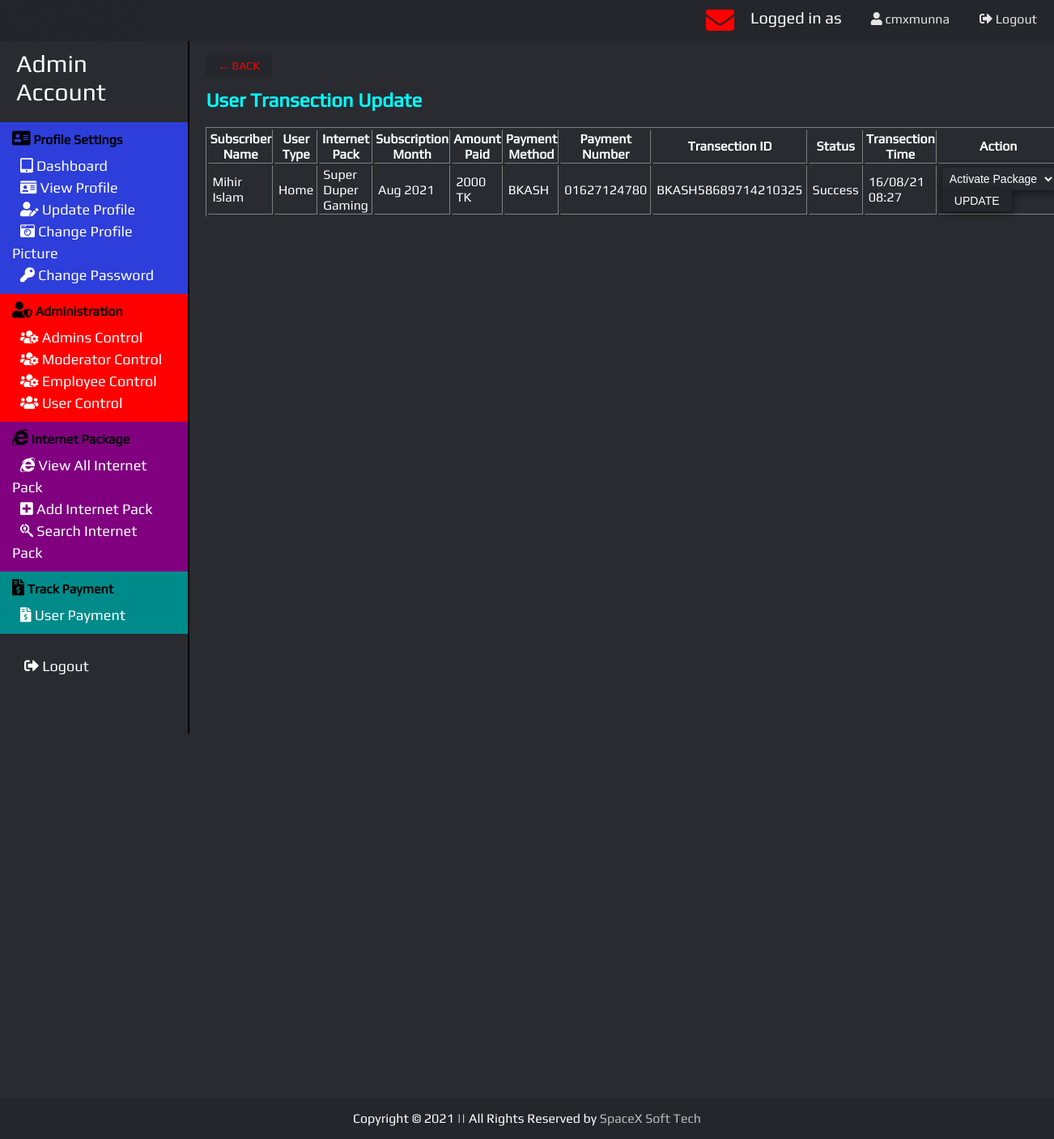
/view/update_userPayment.php?transaction_id=BKASH58689714210325 (signed in), run on the app's committed database.
### tables this page shows
CREATE TABLE `payment` (
  `id` int(11) NOT NULL,
  `subscriber_name` varchar(100) NOT NULL,
  `subscriber_id` varchar(100) NOT NULL,
  `usertype` varchar(100) NOT NULL,
  `subscription_pack_id` varchar(100) NOT NULL,
  `subscription_pack_name` varchar(100) NOT NULL,
  `subscription_month` varchar(100) NOT NULL,
  `amount` varchar(100) NOT NULL,
  `payment_method` varchar(100) NOT NULL,
  `phone_number` varchar(100) NOT NULL,
  `transaction_id` varchar(100) NOT NULL,
  `status` varchar(100) NOT NULL,
  `transaction_time` varchar(100) NOT NULL
);

### model/payment_model.php (called while the page is built, shortened)
<?php
    function showUserPayment($transaction_id)
    {
        $conn = db_conn();
        $selectQuery = "SELECT * FROM `payment` where transaction_id = ?";
        try {
            $stmt = $conn->prepare($selectQuery);
            $stmt->execute([$transaction_id]);
        }
        catch (PDOException $e)
        {
            echo $e->getMessage();
        }
        $rows = $stmt->fetchAll(PDO::FETCH_ASSOC);
        return $rows;
    }
?>

### controller/paymentinfoCntrl.php (called while the page is built, shortened)
<?php
    require_once ('../model/payment_model.php');
    function fetchUserPayment($transaction_id)
    {
        return showUserPayment($transaction_id);
    }
?>

### view/update_userPayment.php (the view, shortened to what this page needs)
<?php
    require_once '../controller/paymentinfoCntrl.php';
    $payments = fetchUserPayment($_GET['transaction_id']);
?>
<!DOCTYPE html>
<html lang="en">
<head>
    <link href="../resources/stylesheet/ife.css?v=<?php echo time(); ?>" rel="stylesheet">
</head>
<body>
    <?php include('../header_footer/header_after_login.php'); ?>
    <div class="main">
        <section>
        <a href="../view/Track_userPayment.php"><span class="btn-action error">← Back</span></a>
            <h1 class="color-cyan">User Transection Update</h1>
            <table border="1" class="usr-table">
                <thead>
                    <tr>
                        <th>Subscriber Name</th>
                        <th>User Type</th>
                        <th>Internet Pack</th>
                        <th>Subscription Month</th>
                        <th>Amount Paid</th>
                        <th>Payment Method</th>
                        <th>Payment Number</th>
                        <th>Transection ID</th>
                        <th>Status</th>
                        <th>Transection Time</th>
                        <th>Action</th>
                    </tr>
                </thead>
                <tbody>
                    <?php foreach ($payments as $i => $payment): ?>
                        <tr>
                            <td><?php echo $payment['subscriber_name'] ?></td>
                            <td><?php echo $payment['usertype'] ?></td>
                            <td><?php echo $payment['subscription_pack_name'] ?></td>
                            <td><?php echo $payment['subscription_month'] ?></td>
                            <td><?php echo $payment['amount'] ?></td>
                            <td><?php echo $payment['payment_method'] ?></td>
                            <td><?php echo $payment['phone_number'] ?></td>
                            <td><?php echo $payment['transaction_id'] ?></td>
                            <td><?php echo $payment['status'] ?></td>
                            <td><?php echo $payment['transaction_time'] ?></td>
                            <td>
                                <form action='' method='post'>
                                    <select name='status' id='status'>
                                        <option value='Activation Success'>Activate Package</option>
                                    </select>
                                    <input type='submit' name='transaction_update' value='UPDATE' class="btn-action">
                                </form>
                            </td>
                        </tr>
                    <?php endforeach; ?>
                </tbody>
            </table>
        </section>
    </div>
    <?php include('../header_footer/copyright.php'); ?>
</body>
</html>

### resources/stylesheet/ife.css (style rules this page uses)
* { box-sizing: border-box; }
body { margin: 0; padding:0; background-color: #292b31; font-family: Play; color: white; }
a { color: #bbbbbb; text-decoration: none; }
section { width: 82%; float: right; height: 500px; padding: 20px; }
.error { color: #FF0000; }
.color-cyan { color:cyan; }
.usr-table tbody tr td { padding-left: 4px; padding-right: 4px; }
.btn-action { text-transform: uppercase; background: #24262B; border: 0; padding-left: 15px; padding-right: 15px; padding-top: 5px; padding-bottom: 5px; font-size: 14px; -webkit-transition: all 0.5 ease; transition: all 0.5 ease; cursor: pointer; }
input { background: rgba(255,255,255,0.2); color: white; border: none; position: relative; outline: none; padding: 5px; font-size: 14px; border-radius: 2px; box-shadow: 0 2px 10px 1px rgba(0,0,0,0.5); }
select { background: rgba(255,255,255,0.2); color: white; border: none; background: #292b31; position: relative; outline: none; padding: 5px; font-size: 14px; border-radius: 2px; box-shadow: 0 2px 10px 1px rgba(0,0,0,0.5); }

### data on the page
payment: subscriber_name "Mihir Islam", usertype "Home", subscription_pack_name "Super Duper Gaming", subscription_month "Aug 2021", amount "2000 TK", payment_method "BKASH", phone_number "01627124780", transaction "BKASH58689714210325", status "Success", transaction_time "16/08/21 08:27"

### other printed values
$User "cmxmunna"
